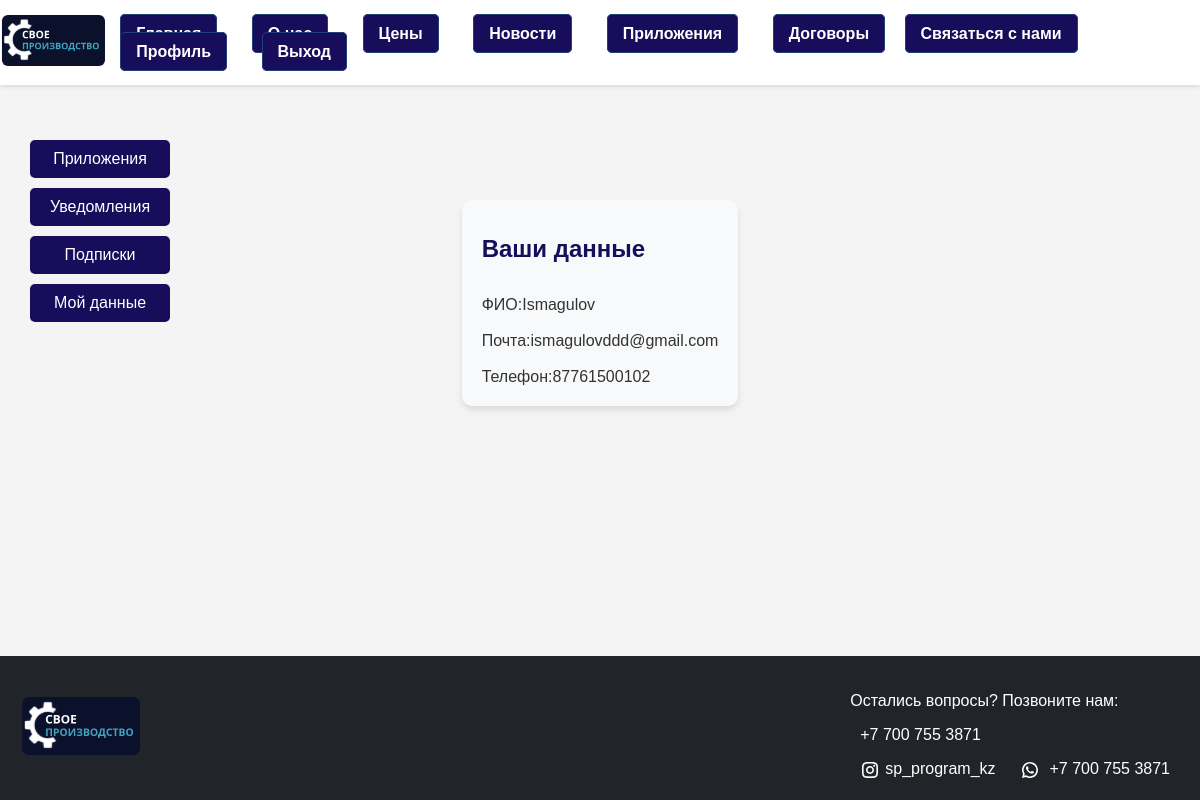
Screenshot of /profile (signed in) with the database file from the repository.
### tables this page shows
CREATE TABLE users (
            user_id INTEGER PRIMARY KEY AUTOINCREMENT,
            full_name VARCHAR(255) NOT NULL,
            email VARCHAR(255) UNIQUE NOT NULL,
            password VARCHAR(255) NOT NULL,
            role VARCHAR(255) NOT NULL,
            user_phone VARCHAR(255) NOT NULL
        );

### flask_app/app.py (the view)
@app.route('/profile')
@login_required
def profile_page():
    if current_user.role != 'user':
        return redirect('/')
    conn = get_db_connection()
    cur = conn.cursor()
    cur.execute('SELECT link, app_name FROM user_links WHERE user_id = ?', (current_user.id,))
    user_links = cur.fetchall()
    cur.execute('''
    SELECT message, sent_at, receipt_path
    FROM notifications
    WHERE user_id = ?
    ORDER BY sent_at DESC
''', (current_user.id,))
    notifications = [
        {
            "message": message,
            "sent_at": datetime.strptime(sent_at, '%Y-%m-%d %H:%M:%S').strftime('%Y-%m-%d %H:%M:%S')
            if sent_at else None,
            "receipt_path": os.path.basename(receipt_path)
        }
        for message, sent_at, receipt_path in cur.fetchall()
    ]
    cur.execute('''
        SELECT s.name, s.base_price, sub.start_date, sub.end_date, sub.period, sub.subscription_id
        FROM subscriptions sub
        JOIN services s ON sub.service_id = s.id
        WHERE sub.user_id = ?
    ''', (current_user.id,))
    subscriptions = [
        {
            "service_name": name,
            "price": base_price,
            "start_date": start_date,
            "end_date": end_date,
            "period": period,
            "id": id
        }
        for name, base_price, start_date, end_date, period, id in cur.fetchall()
    ]
    conn.close()
    return render_template('profile.html', user_links=user_links, notifications=notifications, subscriptions=subscriptions)

### flask_app/app.py (called while the page is built)
@login_manager.user_loader
def load_user(user_id):
    conn = get_db_connection()
    cur = conn.cursor()
    cur.execute('SELECT user_id, full_name,email,user_phone, role FROM users WHERE user_id = ?', (user_id,))
    user = cur.fetchone()
    conn.close()
    if user:
        return User(user_id=user['user_id'], username=user['full_name'], role=user['role'], email=user['email'],phone=user['user_phone'])
    return None

def get_db_connection():
    conn = sqlite3.connect(r'C:\Users\kotonai\Downloads\project\database\db.sqlite3')
    conn.row_factory = sqlite3.Row  # Для доступа к данным по имени столбца
    return conn

### flask_app/templates/profile.html (shortened to what this page needs)
{% extends 'base.html' %}
{% block extra_styles %}
<link rel="stylesheet" href="{{ url_for('static', filename='css/modal.css') }}">
<link rel="stylesheet" href="{{ url_for('static', filename='css/news.css') }}">
<link rel="stylesheet" href="{{ url_for('static', filename='css/profile.css') }}">
{% endblock %}
{% block content %}
<main>
    <section class="navigation-section">
        <label>
            Приложения
        </label>
        <label>
            Уведомления
        </label>
        <label>
            Подписки
        </label>
        <label>
            Мой данные
        </label>
    </section>
<section id="profile-section" class="profile-section" style="display: none;">
    <h2>Ваши данные</h2>
        <ul>
            <br>ФИО:{{current_user.username}}</br>
            <br>Почта:{{current_user.email}}</br>
            <br>Телефон:{{current_user.phone}}</br>
        </ul>
</section>
</main>
{% endblock %}

### flask_app/static/css/news.css (style rules this page uses)
html, body { height: 100%; margin: 0; padding: 0; }
body { display: flex; flex-direction: column; font-family: Arial, sans-serif; background-color: #f4f4f4; color: #333; }
section { padding-top: 15px !important; }

### flask_app/static/css/profile.css (style rules this page uses)
main { display: flex; justify-content: center; align-items: center; flex-direction: column; margin: 20px; margin-top: 100px; }
.navigation-section { display: flex; flex-direction: column; padding: 10px; margin-top: 100px; }
.navigation-section label { background-color: #180d5b; color: #ffffff; padding: 10px 20px; margin: 5px 0; border: none; border-radius: 5px; cursor: pointer; text-align: center; }
@media (min-width: 768px) { .navigation-section { position: fixed; top: 20px; left: 20px; } }
.profile-section { padding: 20px; background-color: #f8f9fa; border-radius: 10px; box-shadow: 0 4px 6px rgba(0, 0, 0, 0.1); }
.profile-section h2 { color: #180d5b; font-size: 1.5rem; margin-bottom: 15px; }
.profile-section ul { list-style: none; padding: 0; margin: 0; }

### rows the page displays
users: username "Ismagulov", email "ismagulovddd@gmail.com", phone "87761500102"
